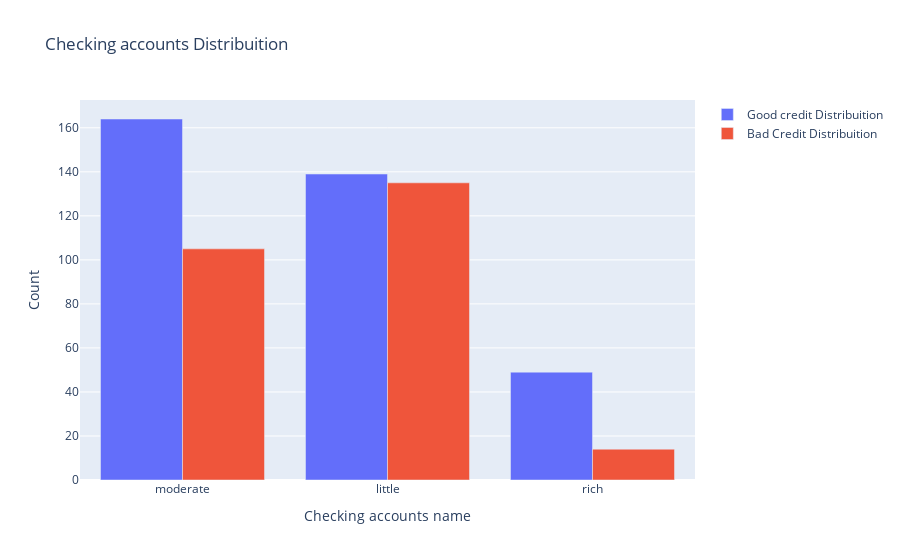

The notebook cell saved with this chart:
### Markdown cell above
## Checking Account variable

### Code cell
#First plot
trace0 = go.Bar(
    x = df[df["Risk"]== 'good']["Checking account"].value_counts().index.values,
    y = df[df["Risk"]== 'good']["Checking account"].value_counts().values,
    name='Good credit Distribuition' 
    
)

#Second plot
trace1 = go.Bar(
    x = df[df["Risk"]== 'bad']["Checking account"].value_counts().index.values,
    y = df[df["Risk"]== 'bad']["Checking account"].value_counts().values,
    name="Bad Credit Distribuition"
)

data = [trace0, trace1]
data = [trace0, trace1]

layout = go.Layout(
    title='Checking accounts Distribuition',
    xaxis=dict(title='Checking accounts name'),
    yaxis=dict(title='Count'),
    barmode='group'
)


fig = go.Figure(data=data, layout=layout)

py.iplot(fig, filename = 'Age-ba', validate = False)

### Figure 1 — Plotly figure (JSON) as saved in the notebook; plotly's stock layout.template omitted (floating-point values rounded to 4 significant figures)
{"data": [{"name": "Good credit Distribuition", "type": "bar", "x": ["moderate", "little", "rich"], "y": [164, 139, 49]}, {"name": "Bad Credit Distribuition", "type": "bar", "x": ["little", "moderate", "rich"], "y": [135, 105, 14]}], "layout": {"barmode": "group", "title": {"text": "Checking accounts Distribuition"}, "xaxis": {"title": {"text": "Checking accounts name"}}, "yaxis": {"title": {"text": "Count"}}}}
